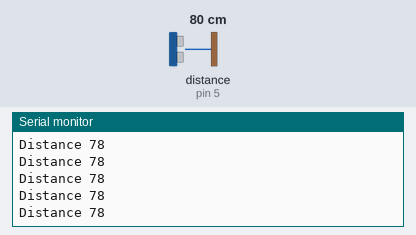
Bench run of a sketch on a simulated Arduino Uno, built with avr-gcc and run on an emulated ATmega328P. Shown: the last lines printed to the serial monitor. Wiring (inferred from the names in the program): ultrasonic range finder: trigger pin 7; echo pin 5. Inputs (shaded band) come from the test bench; at power-on: distance to the obstacle (sensor on pin 5) 80 cm. The echo pulse lasts 58.3 µs per cm.

Above: at 1.2 s.
1.3 s: distance to the obstacle (sensor on pin 5) set to 120 cm
At 1.9 s:
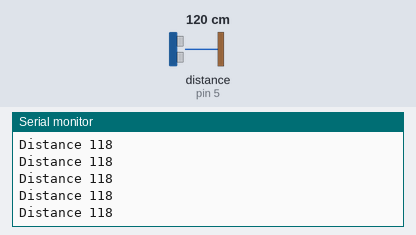
4.3 s: distance to the obstacle (sensor on pin 5) set to 250 cm
At 5.4 s:
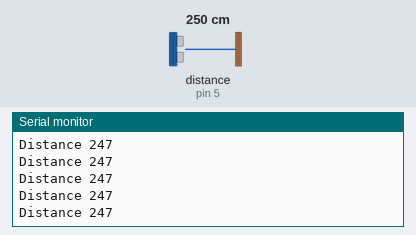
10.3 s: distance to the obstacle (sensor on pin 5) set to 299 cm
At 11.1 s:
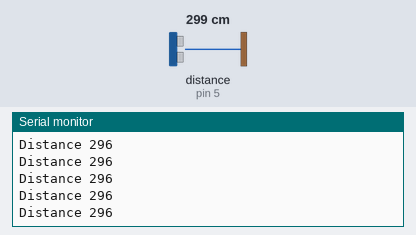
Timing chart, 0 to 13.3 s (numbered marks = the images above; inputs shaded):
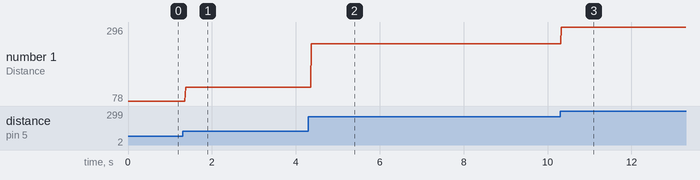

Measured:
- after the input at 1.3 s, the serial monitor: prints a new line after 0.07 s (image 1)
- after the input at 4.3 s, the serial monitor: prints a new line after 0.07 s (image 2)
- after the input at 10.3 s, the serial monitor: prints a new line at once (image 3)
- plotted number 1: 78 → 118 after the input at 1.3 s, 118 → 247 after the input at 4.3 s, 247 → 296 after the input at 10.3 s

The sketch:

ultrasonico.ino
```cpp
int triggerPin = 7, echoPin = 5;
int echoTime, distance;

void setup() {
  // put your setup code here, to run once:
  pinMode(triggerPin, OUTPUT);
  pinMode(echoPin, INPUT);
  Serial.begin(9600);
}

void loop() {
  // put your main code here, to run repeatedly:
  digitalWrite(triggerPin, LOW);
  delayMicroseconds(2);

  digitalWrite(triggerPin, HIGH);
  delayMicroseconds(10);
  digitalWrite(triggerPin, LOW);

  echoTime = pulseIn(echoPin, HIGH);

    distance = 0.034*echoTime/2;
    Serial.print("Distance ");
    Serial.println(distance);
}
```
